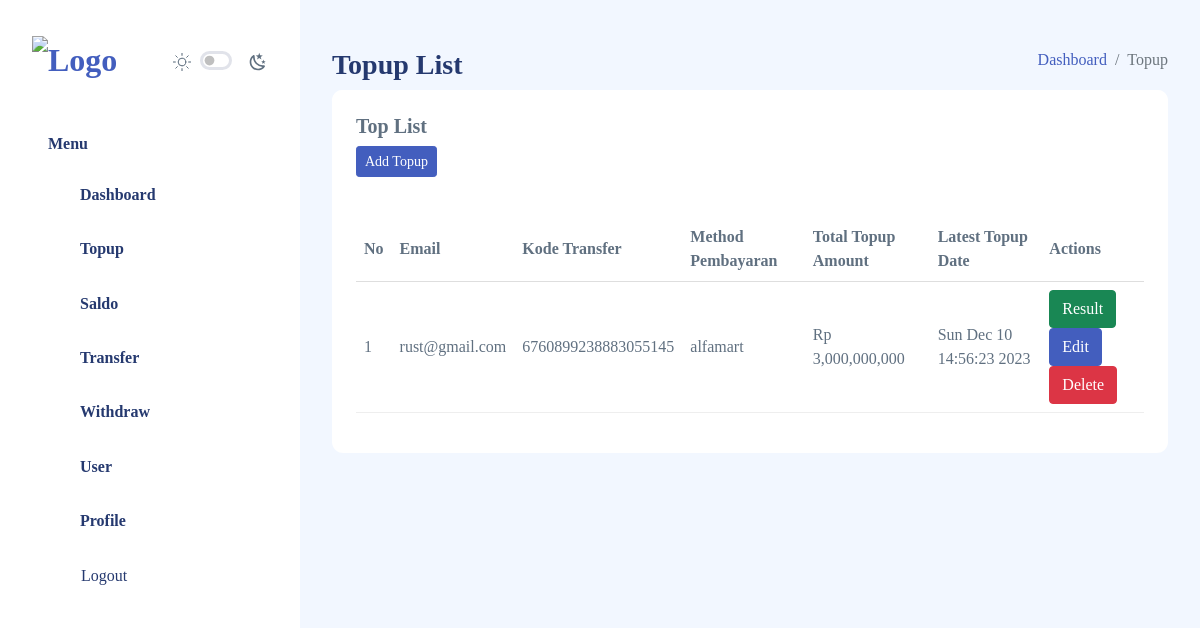
Screenshot of /topup/ with the database file from the repository.
### apps/user/models.py (models this page shows, shortened)
class User(AbstractBaseUser, PermissionsMixin, TimeStampedModel):
    GENDER_CHOICES = [
        ("M", "Male"),
        ("F", "Female"),
    ]
    name = models.CharField(max_length=100)
    email = models.EmailField(unique=True)
    password = models.CharField(max_length=255)
    noc_transfer = models.CharField(max_length=20, default="0")
    phone = models.CharField(max_length=15, null=True, blank=True)
    birthday = models.DateField(null=True, blank=True)
    gender = models.CharField(
        max_length=1, choices=GENDER_CHOICES, null=True, blank=True
    )
    image = models.ImageField(upload_to="user_images/", null=True, blank=True)
    is_staff = models.BooleanField(
        default=False,
        help_text=("Designates whether the user can log into this admin site."),
    )
    objects = MyUserManager()
    EMAIL_FIELD = "email"
    USERNAME_FIELD = "email"
    REQUIRED_FIELDS = ["name"]

### apps/topup/models.py (models this page shows)
class Topups(TimeStampedModel):
    user = models.ForeignKey(User, on_delete=models.CASCADE)
    topup_no = models.CharField(default=unique_order_number(), max_length=255)
    topup_amount = models.BigIntegerField()
    topup_method = models.CharField(max_length=255, choices=payment_rules)
    topup_time = models.DateTimeField()

### apps/topup/views.py (the view)
# urls.py: path("", TopupListView.as_view(), name="topup-list"),
class TopupListView(View):
    def get(self, request):
        find_topup_amount = (
            Topups.objects.values("user_id", "user__email", "user__noc_transfer")
            .annotate(total_topup_amount=Sum("topup_amount"))
            .order_by("user_id")
        )
        topup_data = []
        for val in find_topup_amount:
            user_topup_history = Topups.objects.filter(user_id=val["user_id"]).order_by(
                "-topup_time"
            )
            topup_history = [
                {
                    "topup_id": h.id,  # Use the correct primary key field name
                    "kode_topup": h.topup_no,
                    "nominal_topup": rupiah_formatter(str(h.topup_amount)),
                    "metode_pembayaran": h.topup_method,
                    "tanggal_topup": h.topup_time.strftime("%c"),
                }
                for h in user_topup_history
            ]
            topup_data.append(
                {
                    "user_id": val["user_id"],
                    "email": val["user__email"],
                    "kode_transfer": val["user__noc_transfer"],
                    "total_nominal_topup": rupiah_formatter(
                        str(val["total_topup_amount"])
                    ),
                    "total_topup": topup_history,
                }
            )
        return render(
            request=request,
            template_name="admin/topup/index.html",
            context={"data": topup_data},
        )

### apps/shared/rupiah.py (called while the page is built)
def rupiah_formatter(digit):
    digit_number = int(digit)
    formatted = (
        f"Rp {digit_number:,.0f}"  # Format the number with comma as thousand separators
    )
    return formatted

### public/templates/admin/topup/index.html (shortened to what this page needs)
{% extends "layouts/admin/base.html" %} {% block content %}
<div class="page-heading">
  <div class="page-title">
    <div class="row">
      <div class="col-12 col-md-6 order-md-1 order-last">
        <h3>Topup List</h3>
      </div>
      <div class="col-12 col-md-6 order-md-2 order-first">
        <nav
          aria-label="breadcrumb"
          class="breadcrumb-header float-start float-lg-end"
        >
          <ol class="breadcrumb">
            <li class="breadcrumb-item"><a href="index.html">Dashboard</a></li>
            <li class="breadcrumb-item active" aria-current="page">Topup</li>
          </ol>
        </nav>
      </div>
    </div>
  </div>
  <section class="section">
    <div class="card">
      <div class="card-header">
        <h5 class="card-title">Top List</h5>
        <a href="{% url 'topup-create' %}" class="btn btn-primary btn-sm mb-3">
           Add Topup
        </a>
      </div>
      <div class="card-body">
        <div class="table-responsive">
          <table class="table" id="table1">
            <thead>
              <tr>
                <th>No</th>
                <th>Email</th>
                <th>Kode Transfer</th>
                <th>Method Pembayaran</th>
                <th>Total Topup Amount</th>
                <th>Latest Topup Date</th>
                <th>Actions</th>
              </tr>
            </thead>
            <tbody>
              {% for topup_item in data %}
              <tr>
                <td>{{ forloop.counter }}</td>
                <td>{{ topup_item.email }}</td>
                <td>{{ topup_item.kode_transfer }}</td>
                <td>{{ topup_item.total_topup.0.metode_pembayaran }}</td>
                <td>{{ topup_item.total_nominal_topup }}</td>
                <td>{{ topup_item.total_topup.0.tanggal_topup }}</td>
                <td>
                  <a
                    href="{% url 'topup-result' topup_item.user_id %}"
                    class="btn btn-success"
                    >Result</a
                  >
                  <a
                    href="{% url 'topup-edit' topup_item.total_topup.0.topup_id %}"
                    class="btn btn-primary"
                    >Edit</a
                  >
                  <form
                    class="delete-form"
                    action="{% url 'topup-delete' topup_item.total_topup.0.topup_id %}"
                    method="post"
                  >
                    <button
                      type="button"
                      class="btn btn-danger"
                      onclick="deleteTopup('{{ topup_item.total_topup.0.topup_id }}')"
                    >
                      Delete
                    </button>
                  </form>
                </td>
              </tr>
              {% endfor %}
            </tbody>
          </table>
        </div>
      </div>
    </div>
  </section>
</div>
{% endblock %}
  {% load static %}

### rows the page displays
User: email "rust@gmail.com", kode_transfer "6760899238883055145", total_topup.0.metode_pembayaran "alfamart", total_nominal_topup "Rp 3,000,000,000", total_topup.0.tanggal_topup "Sun Dec 10 14:56:23 2023"
